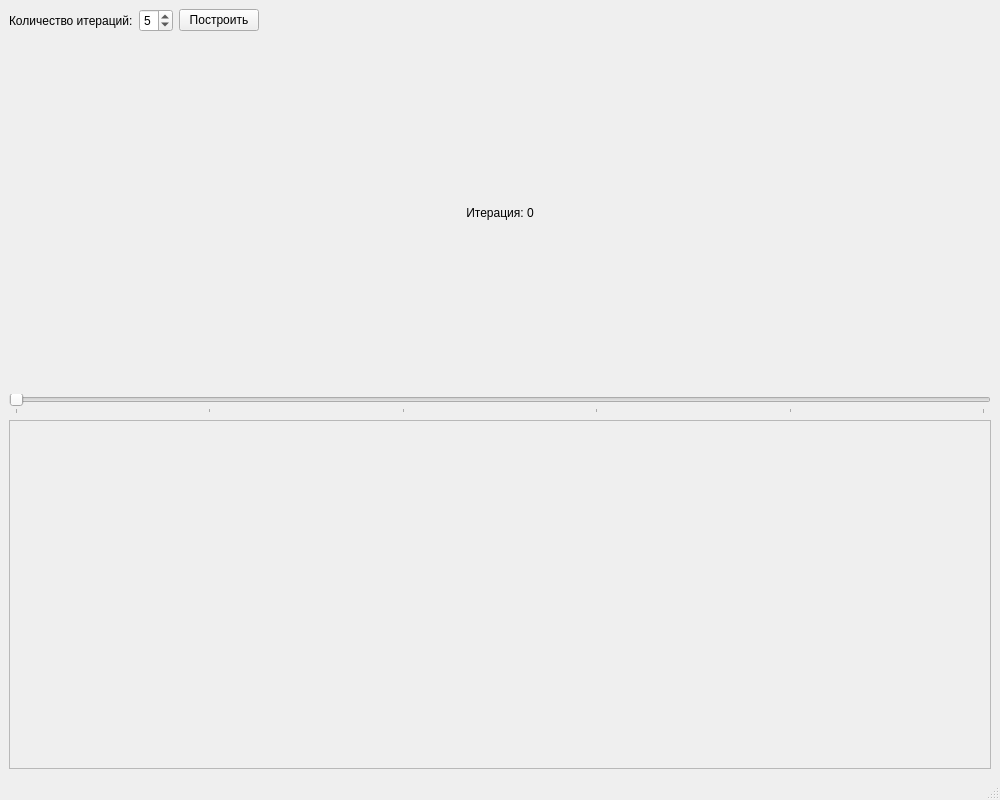
<?xml version="1.0" encoding="UTF-8"?>
<ui version="4.0">
 <class>MainWindow</class>
 <widget class="QMainWindow" name="MainWindow">
  <property name="geometry">
   <rect>
    <x>0</x>
    <y>0</y>
    <width>1000</width>
    <height>800</height>
   </rect>
  </property>

  <property name="windowTitle">
   <string>Снежинка Коха</string>
  </property>

  <widget class="QWidget" name="centralwidget">

   <layout class="QVBoxLayout" name="verticalLayout">

    <item>
     <layout class="QHBoxLayout" name="inputLayout">

      <item>
       <widget class="QLabel" name="nLabel">
        <property name="text">
         <string>Количество итераций:</string>
        </property>
       </widget>
      </item>

      <item>
       <widget class="QSpinBox" name="nSpinBox">
        <property name="minimum">
         <number>0</number>
        </property>

        <property name="maximum">
         <number>8</number>
        </property>

        <property name="value">
         <number>5</number>
        </property>
       </widget>
      </item>

      <item>
       <widget class="QPushButton" name="buildButton">
        <property name="text">
         <string>Построить</string>
        </property>
       </widget>
      </item>

      <item>
       <spacer name="horizontalSpacer">
        <property name="orientation">
         <enum>Qt::Horizontal</enum>
        </property>

        <property name="sizeHint" stdset="0">
         <size>
          <width>40</width>
          <height>20</height>
         </size>
        </property>
       </spacer>
      </item>

     </layout>
    </item>

    <item>
     <widget class="QLabel" name="iterationLabel">
      <property name="text">
       <string>Итерация: 0</string>
      </property>

      <property name="alignment">
       <set>Qt::AlignCenter</set>
      </property>
     </widget>
    </item>

    <item>
     <widget class="QSlider" name="iterationSlider">
      <property name="orientation">
       <enum>Qt::Horizontal</enum>
      </property>

      <property name="minimum">
       <number>0</number>
      </property>

      <property name="maximum">
       <number>5</number>
      </property>

      <property name="value">
       <number>0</number>
      </property>

      <property name="tickPosition">
       <enum>QSlider::TicksBelow</enum>
      </property>

      <property name="tickInterval">
       <number>1</number>
      </property>
     </widget>
    </item>

    <item>
     <widget class="QFrame" name="kochFrame">
      <property name="frameShape">
       <enum>QFrame::StyledPanel</enum>
      </property>

      <property name="frameShadow">
       <enum>QFrame::Raised</enum>
      </property>

      <layout class="QVBoxLayout" name="kochLayout">

       <item>
        <widget class="KochWidget" name="kochWidget"/>
       </item>

      </layout>
     </widget>
    </item>

   </layout>

  </widget>

  <widget class="QStatusBar" name="statusbar"/>

 </widget>

 <customwidgets>
  <customwidget>
   <class>KochWidget</class>
   <extends>QWidget</extends>
   <header>KochWidget.h</header>
   <container>1</container>
  </customwidget>
 </customwidgets>

 <resources/>
 <connections/>
</ui>
